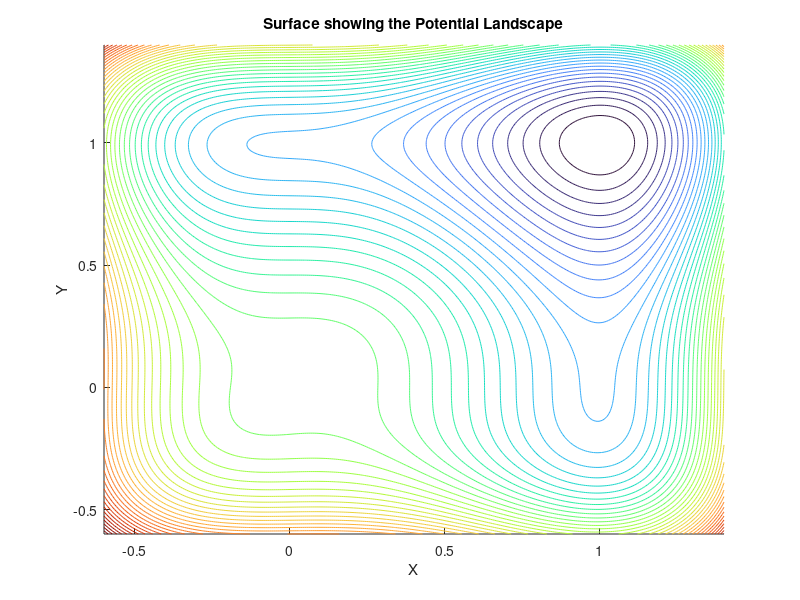

Source code (MATLAB): (Note: this script raises an error after producing the figure.)
clear
tic
X = linspace(-0.6, 1.4, 301);
Y = linspace(-0.6, 1.4, 301);
V = zeros(length(X), length(Y));
nu1 = 0.00291962;
nu2 = 0.00291962;
beta = 0.00644236;
figure; hold on;

for i = 1:length(X)
    for j = 1:length(Y)
        y = Y(j);
        x = X(i);
        V(i, j) = (1/4)*x^4 + (1/4)*y^4 - (1/3)*x^3 - (1/3)*y^3 ...
            - (nu1/2)*x^2 - (nu2/2)*y^2 + nu1*x + nu2*y ...
            + (beta/2)*x^2 + (beta/2)*y^2 - beta*x*y;
    end
end

contour(X, Y, V, 50)
%surf(X, Y, V, 'edgeColor', 'none')
colormap turbo
xlabel('X')
ylabel('Y')
%zlabel('V')
title('Surface showing the Potential Landscape')
%view(3)

roots = nrfunc(beta, nu1, nu2);
for i = 1:length(roots)
    switch roots(3, i)
        case 1
            scatter(roots(2, i), roots(1, i), 'o', 'k');
        case 2
            scatter(roots(2, i), roots(1, i), 'x', 'k');
        case 3
            scatter(roots(2, i), roots(1, i), 'd', 'k');
    end
end


T = 75;
h = 1e-3;
t = (0:h:T);
thresh = 0.7;
th = zeros(1, length(X)) + thresh;
kmax = 1002;
alpha = 0.1;
np = 350;

plot(X, th, '-k');
plot(th, Y, '-k');


% for j = 1:kmax %Find kmax realisations with escape times.
%     nums = randn(4, T/h);
%     x = zeros(1, length(t)); %Prepare vector to store realisations
%     y = zeros(1, length(t));
%     xp = zeros(1, floor(length(t)/np));
%     yp = zeros(1, floor(length(t)/np));
% 
%     x(1) = -0.1; %Initial conditions
%     y(1) = -0.1;
%     tx = 0;
%     n = 1;
%     p=1;
% 
%     while n < length(t) %Start taking time steps.
%         %Evaluate deterministic part using Heun's scheme.
%         kx1 = -(x(n)^2 - nu1)*(x(n) - 1) + beta*(y(n)-x(n));
%         ky1 = -(y(n)^2 - nu2)*(y(n) - 1) + beta*(x(n)-y(n));
% 
%         %Apply noise
%         hkx1 = x(n) + h*kx1 + alpha*nums(1, n)*sqrt(h);
%         hky1 = y(n) + h*ky1 + alpha*nums(2, n)*sqrt(h);
% 
%         kx2 = -(hkx1^2 - nu1)*(hkx1 - 1) + beta*(hky1-hkx1);
%         ky2 = -(hky1^2 - nu2)*(hky1 - 1) + beta*(hkx1-hky1);
% 
%         %Apply heun scheme and noise.
%         x(n+1) = x(n) + (h/2)*(kx1+kx2) + alpha*nums(3, n)*sqrt(h);
%         y(n+1) = y(n) + (h/2)*(ky1+ky2) + alpha*nums(4, n)*sqrt(h);
% 
%         %Step forward
%         n = n + 1;
%         tx = tx + h;
% 
%         if mod(n, np) == 0
%             xp(p) = x(n);
%             yp(p) = y(n);
%             p = p + 1;
%         end
% 
%     end
%     %plot(t, x)
%     %plot(t, y)
%     %figure;
%     r = plot(xp,yp);
%     r.Color = [0, 0.6, 0, 0.1];
% end
toc